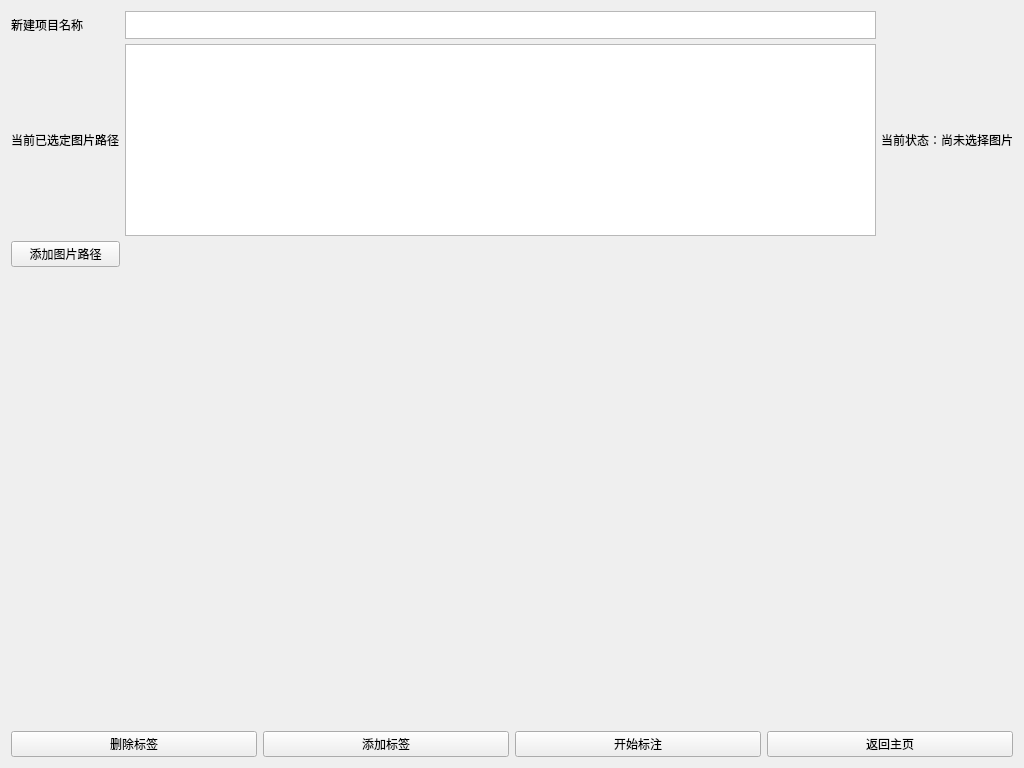
<?xml version="1.0" encoding="UTF-8"?>
<ui version="4.0">
 <class>config</class>
 <widget class="QWidget" name="config">
  <property name="geometry">
   <rect>
    <x>0</x>
    <y>0</y>
    <width>1024</width>
    <height>768</height>
   </rect>
  </property>
  <property name="sizePolicy">
   <sizepolicy hsizetype="Maximum" vsizetype="Maximum">
    <horstretch>0</horstretch>
    <verstretch>0</verstretch>
   </sizepolicy>
  </property>
  <property name="minimumSize">
   <size>
    <width>1000</width>
    <height>750</height>
   </size>
  </property>
  <property name="windowTitle">
   <string>Form</string>
  </property>
  <layout class="QVBoxLayout" name="verticalLayout" stretch="2,4,0">
   <item>
    <layout class="QGridLayout" name="gridLayout" rowstretch="0,0,0" columnstretch="0,11,0">
     <property name="topMargin">
      <number>0</number>
     </property>
     <property name="spacing">
      <number>5</number>
     </property>
     <item row="0" column="0">
      <widget class="QLabel" name="label">
       <property name="text">
        <string>新建项目名称</string>
       </property>
      </widget>
     </item>
     <item row="2" column="0">
      <widget class="QPushButton" name="btnAdd">
       <property name="text">
        <string>添加图片路径</string>
       </property>
      </widget>
     </item>
     <item row="1" column="0">
      <widget class="QLabel" name="label_3">
       <property name="text">
        <string>当前已选定图片路径</string>
       </property>
      </widget>
     </item>
     <item row="1" column="1">
      <widget class="QListWidget" name="listWidget"/>
     </item>
     <item row="1" column="2">
      <widget class="QLabel" name="lblstatus">
       <property name="sizePolicy">
        <sizepolicy hsizetype="Expanding" vsizetype="Expanding">
         <horstretch>0</horstretch>
         <verstretch>0</verstretch>
        </sizepolicy>
       </property>
       <property name="text">
        <string>当前状态：尚未选择图片</string>
       </property>
       <property name="wordWrap">
        <bool>true</bool>
       </property>
      </widget>
     </item>
     <item row="0" column="1">
      <widget class="QPlainTextEdit" name="txtProjname">
       <property name="sizePolicy">
        <sizepolicy hsizetype="Expanding" vsizetype="Fixed">
         <horstretch>0</horstretch>
         <verstretch>0</verstretch>
        </sizepolicy>
       </property>
       <property name="maximumSize">
        <size>
         <width>16777215</width>
         <height>28</height>
        </size>
       </property>
      </widget>
     </item>
    </layout>
   </item>
   <item>
    <widget class="ActionList" name="action_list" native="true">
     <property name="sizePolicy">
      <sizepolicy hsizetype="Expanding" vsizetype="Expanding">
       <horstretch>0</horstretch>
       <verstretch>0</verstretch>
      </sizepolicy>
     </property>
     <property name="styleSheet">
      <string notr="true">QScrollArea { border: 1px dotted #999; }</string>
     </property>
    </widget>
   </item>
   <item>
    <layout class="QHBoxLayout" name="horizontalLayout">
     <item>
      <widget class="QPushButton" name="btnLabelDel">
       <property name="sizePolicy">
        <sizepolicy hsizetype="Expanding" vsizetype="Fixed">
         <horstretch>0</horstretch>
         <verstretch>0</verstretch>
        </sizepolicy>
       </property>
       <property name="text">
        <string>删除标签</string>
       </property>
      </widget>
     </item>
     <item>
      <widget class="QPushButton" name="btnLabelAdd">
       <property name="sizePolicy">
        <sizepolicy hsizetype="Expanding" vsizetype="Fixed">
         <horstretch>0</horstretch>
         <verstretch>0</verstretch>
        </sizepolicy>
       </property>
       <property name="text">
        <string>添加标签</string>
       </property>
      </widget>
     </item>
     <item>
      <widget class="QPushButton" name="btnStart">
       <property name="sizePolicy">
        <sizepolicy hsizetype="Expanding" vsizetype="Fixed">
         <horstretch>0</horstretch>
         <verstretch>0</verstretch>
        </sizepolicy>
       </property>
       <property name="text">
        <string>开始标注</string>
       </property>
      </widget>
     </item>
     <item>
      <widget class="QPushButton" name="returnBtn">
       <property name="sizePolicy">
        <sizepolicy hsizetype="Expanding" vsizetype="Fixed">
         <horstretch>0</horstretch>
         <verstretch>0</verstretch>
        </sizepolicy>
       </property>
       <property name="text">
        <string>返回主页</string>
       </property>
      </widget>
     </item>
    </layout>
   </item>
  </layout>
 </widget>
 <customwidgets>
  <customwidget>
   <class>ActionList</class>
   <extends>QWidget</extends>
   <header>actionlist.h</header>
   <container>1</container>
  </customwidget>
 </customwidgets>
 <resources/>
 <connections/>
</ui>
